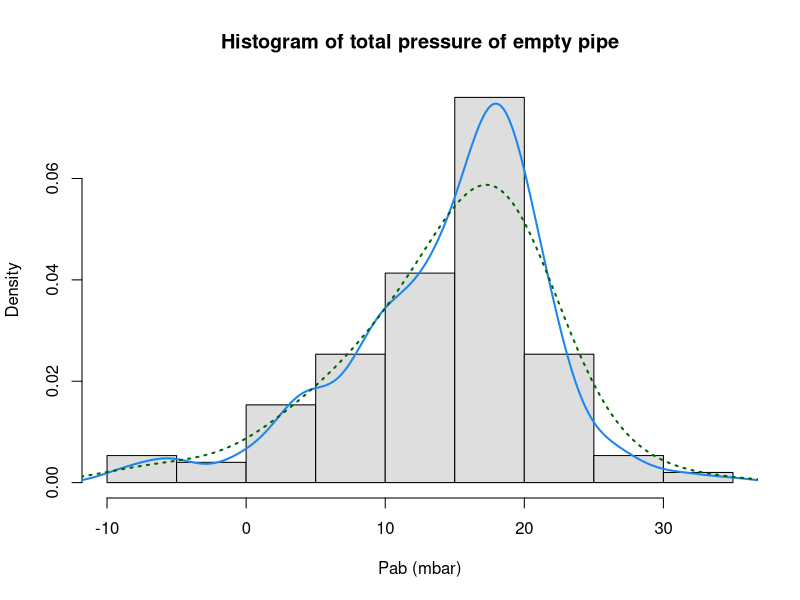
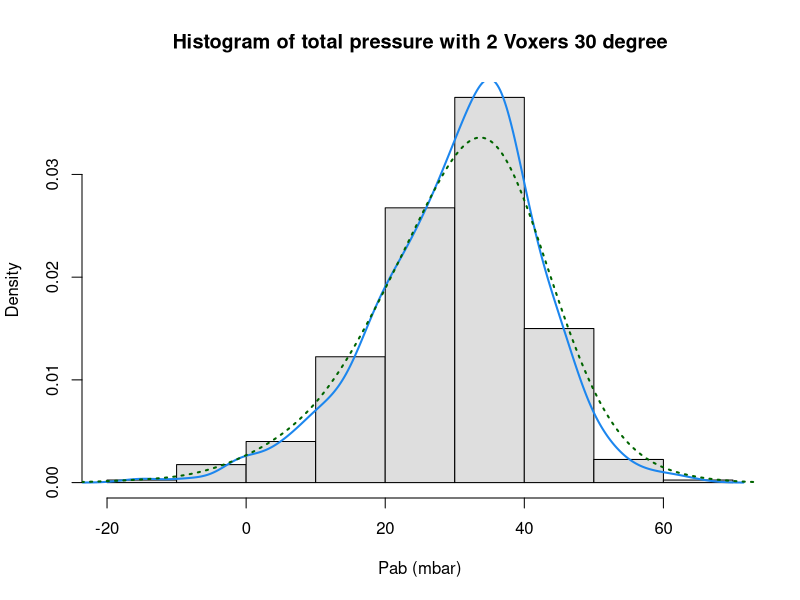
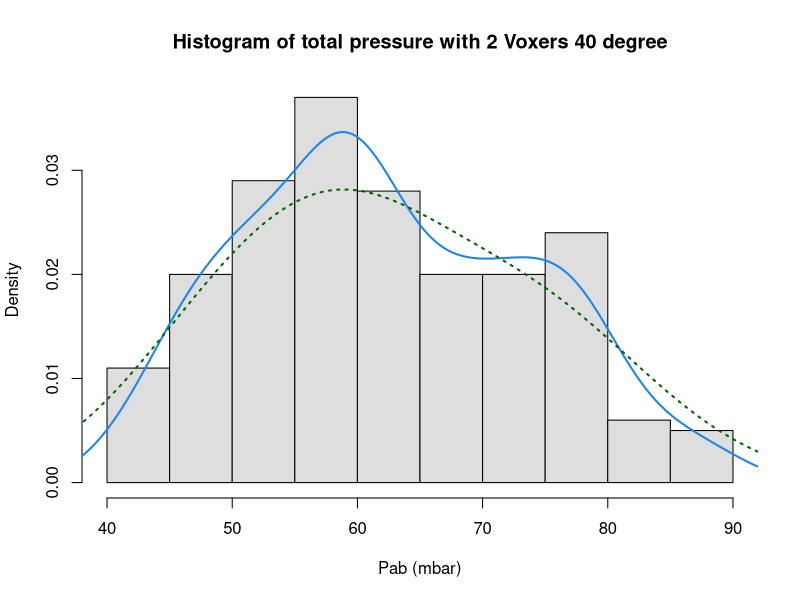
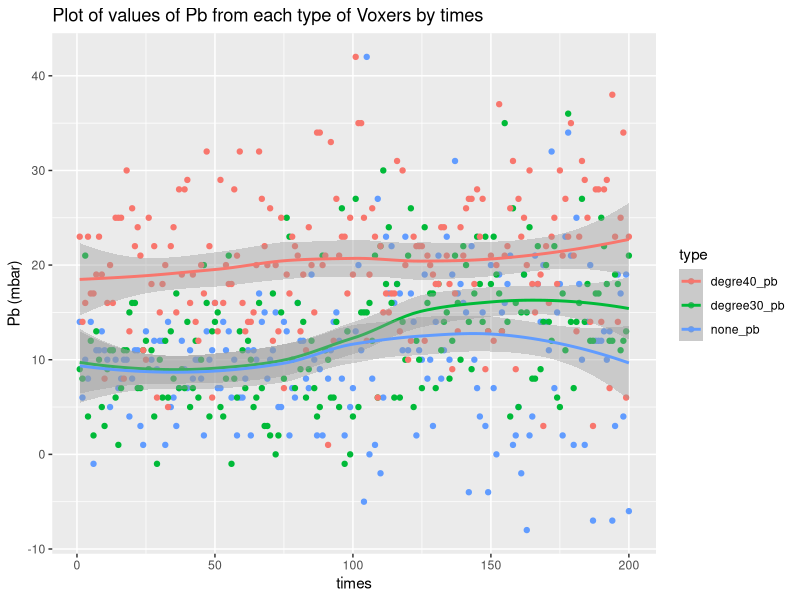
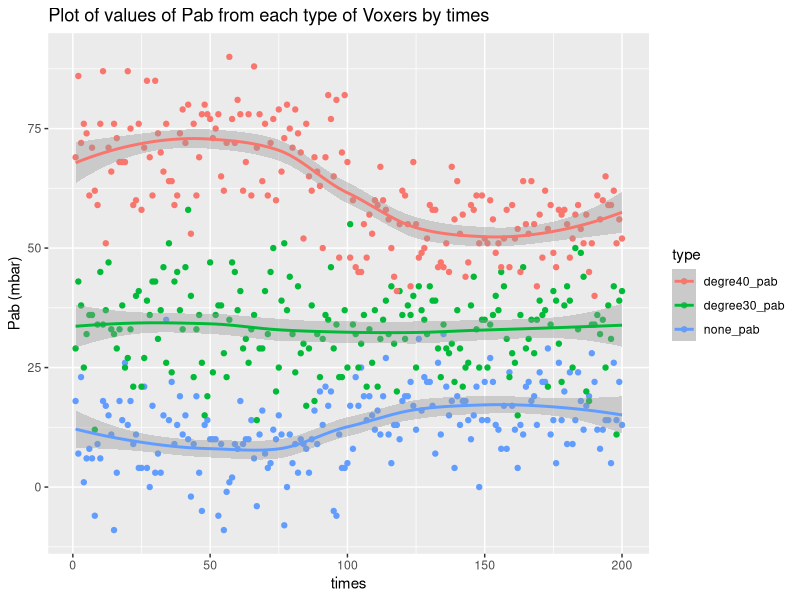
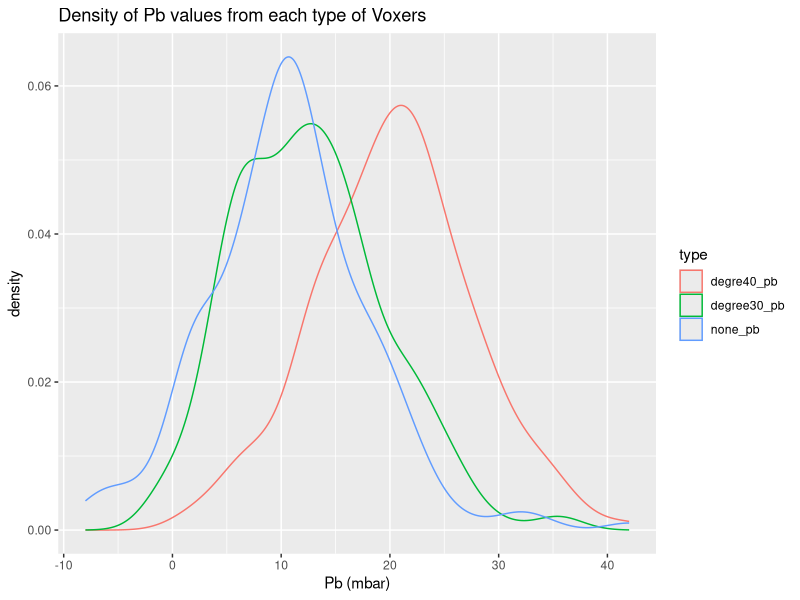
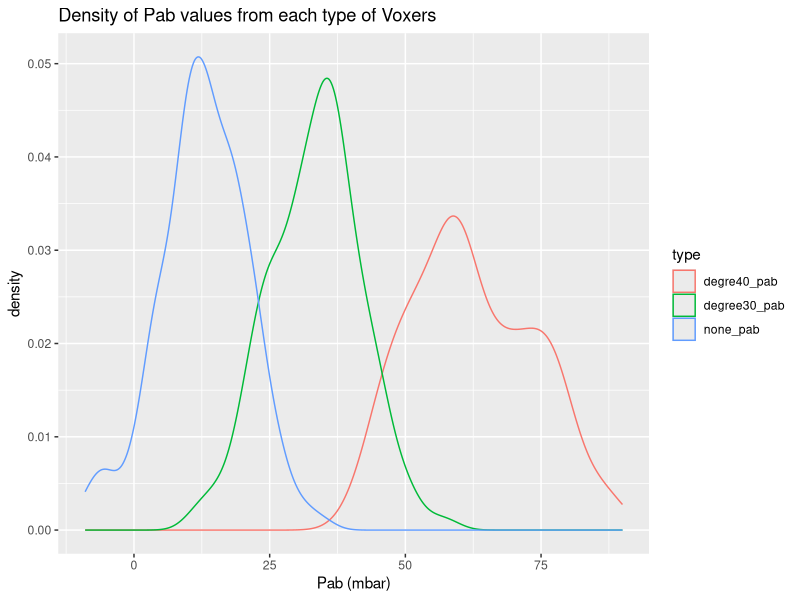

These figures' R source, in order:
library(tidyr)
library(ggplot2)
# Read data from csv files
data = read.csv("Data.csv")
for (i in 1:18) {
  assign(paste("list",i,sep = ""), data[,i])
}

# Create 3 dataframes of each type of Voxers (None, 30 degree, 40 degree)
none_data = do.call(rbind, Map(data.frame, Pb = c(list1, list15, list16), Pab = c(list2, list17, list18)))
degree30 = do.call(rbind, Map(data.frame, Pb = c(list3, list6, list7, list8), Pab = c(list4,list5, list9, list10)))
degree40 = do.call(rbind, Map(data.frame, Pb = c(list12, list13), Pab = c(list11, list14)))

# Plot histogram and density frequency of total pressure of each type
hist(none_data$Pab, main = paste("Histogram of total pressure of empty pipe"), xlab = "Pab (mbar)",probability = TRUE, col = "gray87")
lines(density(none_data$Pab), col = "dodgerblue2", lwd =2 )
lines(density(none_data$Pab, adjust=2), lty="dotted", col="darkgreen", lwd=2)

hist(degree30$Pab, main = paste("Histogram of total pressure with 2 Voxers 30 degree"), xlab = "Pab (mbar)",probability = TRUE, col = "gray87")
lines(density(degree30$Pab), col = "dodgerblue2", lwd =2 )
lines(density(degree30$Pab, adjust=2), lty="dotted", col="darkgreen", lwd=2)

hist(degree40$Pab, main = paste("Histogram of total pressure with 2 Voxers 40 degree"), xlab = "Pab (mbar)",probability = TRUE, col = "gray87")
lines(density(degree40$Pab), col = "dodgerblue2", lwd =2 )
lines(density(degree40$Pab, adjust=2), lty="dotted", col="darkgreen", lwd=2) # smoothen the line

# Join Pb values of 3 types of Voxers in a dataframe
P_b =do.call(rbind, Map(data.frame,none_pb = c(list15, list16), degree30_pb = c(list7, list8), 
                        degre40_pb = degree40$Pb))
P_b$times = seq.int(nrow(P_b))

# Join Pab values of 3 types of Voxers in a dataframe
P_ab =do.call(rbind,Map(data.frame,none_pab = c(list17, list18), degree30_pab = c(list9, list10), degre40_pab = c(degree40$Pab))) 
P_ab$times = seq.int(nrow(P_ab))

# Reshape data frame from wide to long
rs_Pb = gather(data = P_b, key = "type", value = "Pb", -times)
rs_Pab = gather(data = P_ab, key = "type", value = "Pab", -times)

# Plot lines of Pb and Pab from different groups of Voxers type
Pb_plot = ggplot(data = rs_Pb, aes(x = times, y = Pb, colour = type)) + geom_point() + geom_smooth()
Pb_plot + ggtitle("Plot of values of Pb from each type of Voxers by times") + ylab("Pb (mbar)")
Pab_plot =ggplot(data = rs_Pab, aes(x = times, y = Pab, colour = type)) + geom_point() + geom_smooth() 
Pab_plot + ggtitle("Plot of values of Pab from each type of Voxers by times") + ylab("Pab (mbar)")

# Compare density line of Pb and Pab from different groups of Voxers type
Pb_density = ggplot(data= rs_Pb, aes(Pb, colour = type)) + geom_density()
Pb_density + ggtitle("Density of Pb values from each type of Voxers") + xlab("Pb (mbar)")
Pab_density = ggplot(data= rs_Pab, aes(Pab, colour = type)) + geom_density()
Pab_density + ggtitle("Density of Pab values from each type of Voxers") + xlab("Pab (mbar)")
